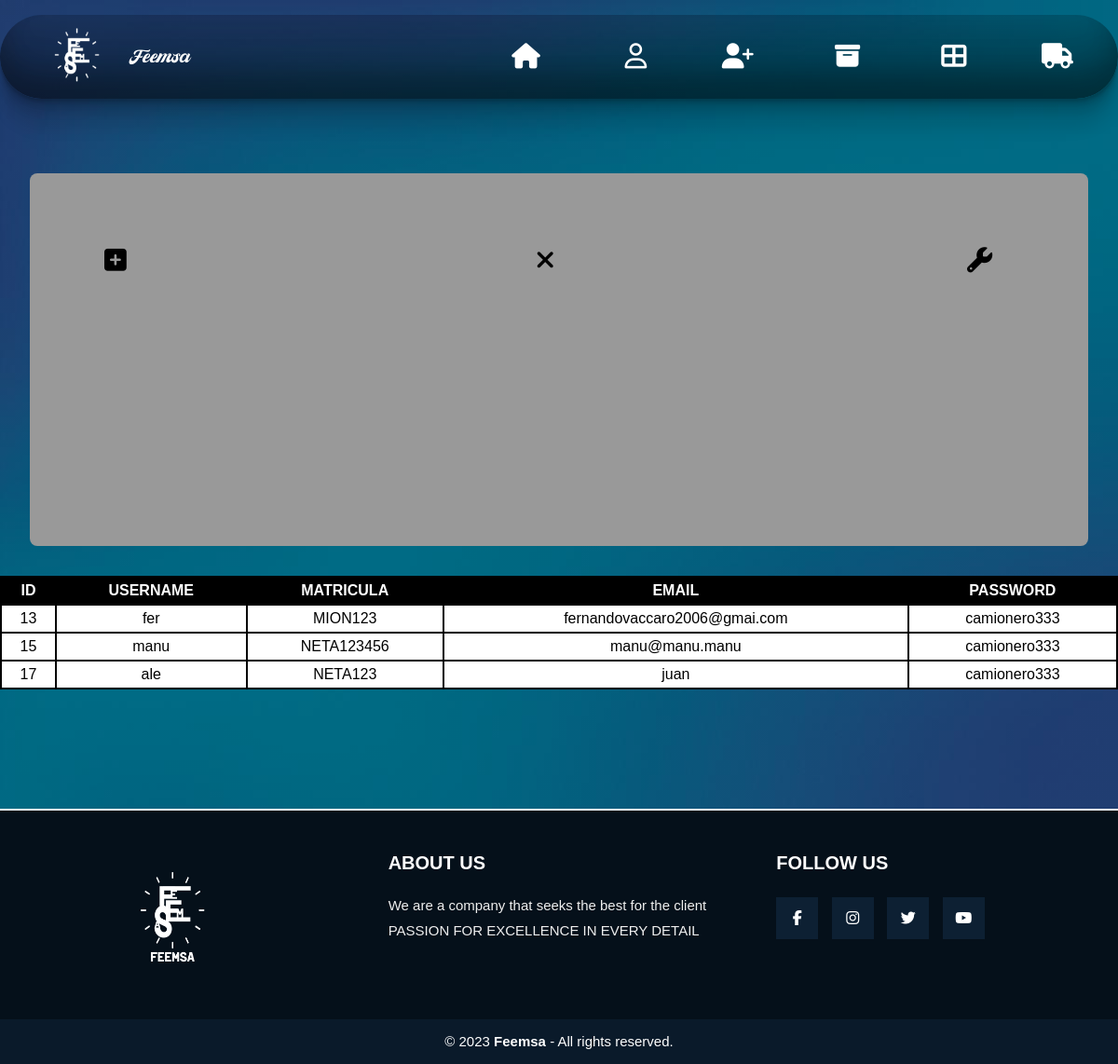
/AdminEN/FrontEnd/modCamioneroAdmin.php (signed in), run on the app's committed database.
### tables this page shows
CREATE TABLE `camionero` (
  `id` int(11) NOT NULL,
  `username` varchar(100) NOT NULL,
  `matriculaAsignada` varchar(100) NOT NULL,
  `email` varchar(100) NOT NULL,
  `password` varchar(100) NOT NULL DEFAULT 'Camionero333'
);

### AdminEN/FrontEnd/modCamioneroAdmin.php (the view, shortened to what this page needs)
<?php
include('../../apis/server.php');
    ?>
<!DOCTYPE html>
<html lang="en">
<head>
    <link rel="stylesheet" href="../CSS/modAdmin.css">
</head>
<body>
   <div class="container">
    <div class="navbar">
      <img src="../../img/logo.png" class="logo"><a id="femsa">Feemsa</a>
      <nav>
        <ul>
        <li><a id="home" href="IndexAdministrador.php" class="fa fa-home"></a></li>
        <li><a id="home" href="cerrarSessionIndexAdmin.php" class="fa fa-user-o"></a></li>
        <li><a id="home" href="modUsuarios.php" class="fa fa-user-plus"></a></li>
        <li><a id="home" href="ingresarPaqueteAdmin.php" class="fa fa-archive"></a></li>
        <li><a id="home" href="ingresarLoteAdmin.php" class="fa fa-th-large"></a></li>
        <li><a id="home" href="adminCamionCamioneta.php" class="fa fa-truck"></a></li>
    </ul>
      </nav>
    </div>
    <div id="todo">
    <a id="paq" class="fa fa-plus-square"></a>
                <a id="elm" class="fa fa-remove"></a>
                <a id="mod" class="fa fa-wrench"></a>
                    </div>
                    <table border="1" >
		<tr>
			<th>ID</th>
			<th>USERNAME</th>
			<th>MATRICULA</th>
			<th>EMAIL</th>
            <th>PASSWORD</th>
		</tr>
		<?php
		$sql="SELECT * from camionero";
		$result=mysqli_query($conexion,$sql);
		while($mostrar=mysqli_fetch_array($result)){
		 ?>
		<tr>
			<td><?php echo $mostrar['id'] ?></td>
			<td><?php echo $mostrar['username'] ?></td>
			<td><?php echo $mostrar['matriculaAsignada'] ?></td>
			<td><?php echo $mostrar['email'] ?></td>
            <td><?php echo $mostrar['password'] ?></td>
		</tr>
	<?php
	}
	 ?>
	</table>
                </div>
  </body>
  <footer class="pie-pagina">
        <div class="grupo-1">
            <div class="box">
                <figure>
                    <a href="#">
                        <img src="../../img/logo (2).png" alt="">
                    </a>
                </figure>
            </div>
            <div class="box">
                <h2>ABOUT US</h2>
                <p>We are a company that seeks the best for the client</p>
                <p>PASSION FOR EXCELLENCE IN EVERY DETAIL</p>
            </div>
            <div class="box">
                <h2>FOLLOW US</h2>
                <div class="red-social">
                    <a href="https://es-la.facebook.com/" class="fa fa-facebook"></a>
                    <a href="https://www.instagram.com/feemsa.oficial/?hl=es" class="fa fa-instagram"></a>
                    <a href="https://twitter.com/feemsaoficial?lang=es" class="fa fa-twitter"></a>
                    <a href="https://www.youtube.com/" class="fa fa-youtube"></a>
                </div>
            </div>
        </div>
        <div class="grupo-2">
            <small>&copy; 2023 <b>Feemsa</b> - All rights reserved.</small>
        </div>
    </footer>
  </body>
</html>

### AdminEN/CSS/modAdmin.css (style rules this page uses)
* { margin: 0; padding: 0; font-family: sans-serif; }
body { padding-top: 1rem; width:100% ; background-image: linear-gradient(rgba(0,0,0,0.33),rgba(0,0,0,0.33)),url(../../img/fondox.png); height: auto; box-sizing: border-box; }
table { margin-bottom: 8rem; margin-top: 2rem; text-align: center; width: 100%; }
table, th, td { border: 2px solid black; border-collapse: collapse; padding: 2px; }
table, th { color: #fff; background-color: #000; }
table,td { color: #000; background-color: #fff; }
th, td { padding: 5px; }
.navbar { height: 10%; display: flex; align-items: center; background-image: linear-gradient(rgba(0,0,0,0.43),rgba(0,0,0,0.53)),url(../../img/fondox.png); border-radius: 3rem; box-shadow: rgba(0, 0, 0, 0.17) 0px -23px 25px 0px inset, rgba(0, 0, 0, 0.15) 0px -36px 30px 0px inset, rgba(0, 0, 0, 0.1) 0px -79px 40px 0px inset, rgba(0, 0, 0, 0.06) 0px 2px 1px, rgba(0, 0, 0, 0.09) 0px 4px 2px, rgba(0, 0, 0, 0.09) 0px 8px 4px, rgba(0, 0, 0, 0.09) 0px 16px 8px, rgba(0, 0, 0, 0.09) 0px 32px 16px; padding-right: 4%; padding-left: 3%; }
.logo { width: 90px; }
#home { font-size: 1.7rem; width: 50px; cursor: pointer; }
nav { flex: 1; text-align: right; }
nav ul li { list-style: none; display: inline-block; margin-left: 60px; }
nav ul li a { text-decoration: none; color: #fff; font-size: 15px; }
#femsa { color: #fff; font-size: 1.3rem; font-family: Suitnice retro; margin-left: 1rem; margin-top: 0.3rem; }
.pie-pagina { bottom: 0; width: 100%; background-color: #05101a; border-top: 2px solid #fff; }
.pie-pagina .grupo-1 { width: 100%; max-width: 1200px; margin: auto; display:grid; grid-template-columns: repeat(3, 3fr); grid-gap:50px; padding: 45px 0px; }
.pie-pagina .grupo-1 .box figure { width: 100%; height: 100%; display: flex; justify-content: center; align-items: center; }
.pie-pagina .grupo-1 .box figure img { width: 130px; }
.pie-pagina .grupo-1 .box h2 { color: #fff; margin-bottom: 25px; font-size: 20px; }
.pie-pagina .grupo-1 .box p { color: #efefef; margin-bottom: 10px; font-size: 15px; }
.pie-pagina .grupo-1 .red-social a { display: inline-block; text-decoration: none; width: 45px; height: 45px; line-height: 45px; color: #fff; margin-right: 10px; background-color: #0d2033; text-align: center; transition: all 300ms ease; }
.pie-pagina .grupo-2 { background-color: #0a1a2a; padding: 15px 10px; text-align: center; color: #fff; }
.pie-pagina .grupo-2 small { font-size: 15px; }
#todo { margin:2rem; border-radius: 0.5rem; margin-top: 5rem; background-color: #999; height: 15rem; padding: 5rem; padding-top: 5rem; display: flex; justify-content: space-between; }
#paq { font-size: 1.7rem; width: 50px; cursor: pointer; }
#elm { font-size: 1.7rem; width: 50px; cursor: pointer; }
#mod { font-size: 1.7rem; width: 50px; cursor: pointer; }

### data on the page
camionero: id "13", username "fer", matriculaAsignada "MION123", email "fernandovaccaro2006@gmai.com", password "camionero333"
camionero: id "15", username "manu", matriculaAsignada "NETA123456", email "manu@manu.manu", password "camionero333"
camionero: id "17", username "ale", matriculaAsignada "NETA123", email "juan", password "camionero333"
